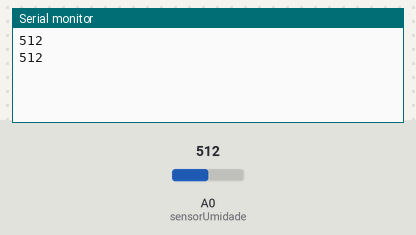
A sketch run on a simulated Arduino Uno, built with avr-gcc and run on an emulated ATmega328P. Parts: the last lines printed to the serial monitor. The inputs (shaded band) are chosen by the test bench; at power-on: A0 (sensorUmidade) = 512.

Above: at 2.0 s.
2.1 s: A0 (sensorUmidade) set to 716
At 3.2 s:
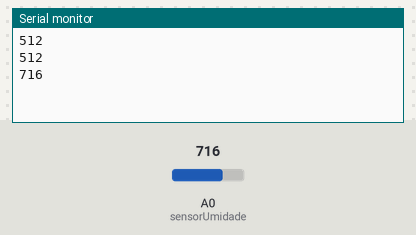
3.8 s: A0 (sensorUmidade) set to 900
At 5.8 s:
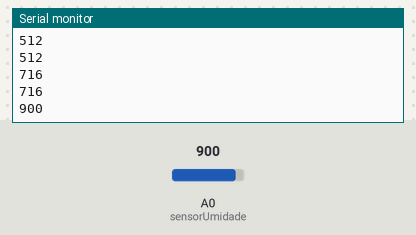
Timing chart, 0 to 7.3 s (numbered marks = the images above; inputs shaded):
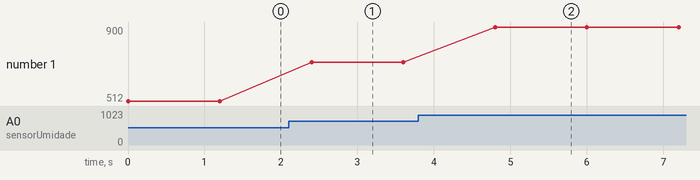

The sketch:

Sensor_Umidade.ino
```cpp
//Variaveis do código
const int sensorUmidade = A0; //porta analógica na qual o sensor esta conectado

void setup() {
  Serial.begin(9600);
  pinMode(sensorUmidade, INPUT);
}

void loop() {
  Serial.println(analogRead(sensorUmidade));
  /*
    O monitor serial mostrara um numero de 0 a 1023.
    Sendo 1023 seco e 0 muito umido.
    Baseado nesse resultado, criaremos uma lógica para controlar a nossa aplicação.
  */
  delay(1200);
}


// Autor: Arthur Moura 2025

/*
  Lista de itens:
    Arduino Uno
    Sensor de umidade
    Fios
*/
```

Measured:
- after the input at 2.1 s, the serial monitor: prints a new line after 0.30 s (image 1)
- after the input at 3.8 s, the serial monitor: prints a new line after 1.0 s (image 2)
- plotted number 1: 512 → 716 after the input at 2.1 s, 716 → 900 after the input at 3.8 s
